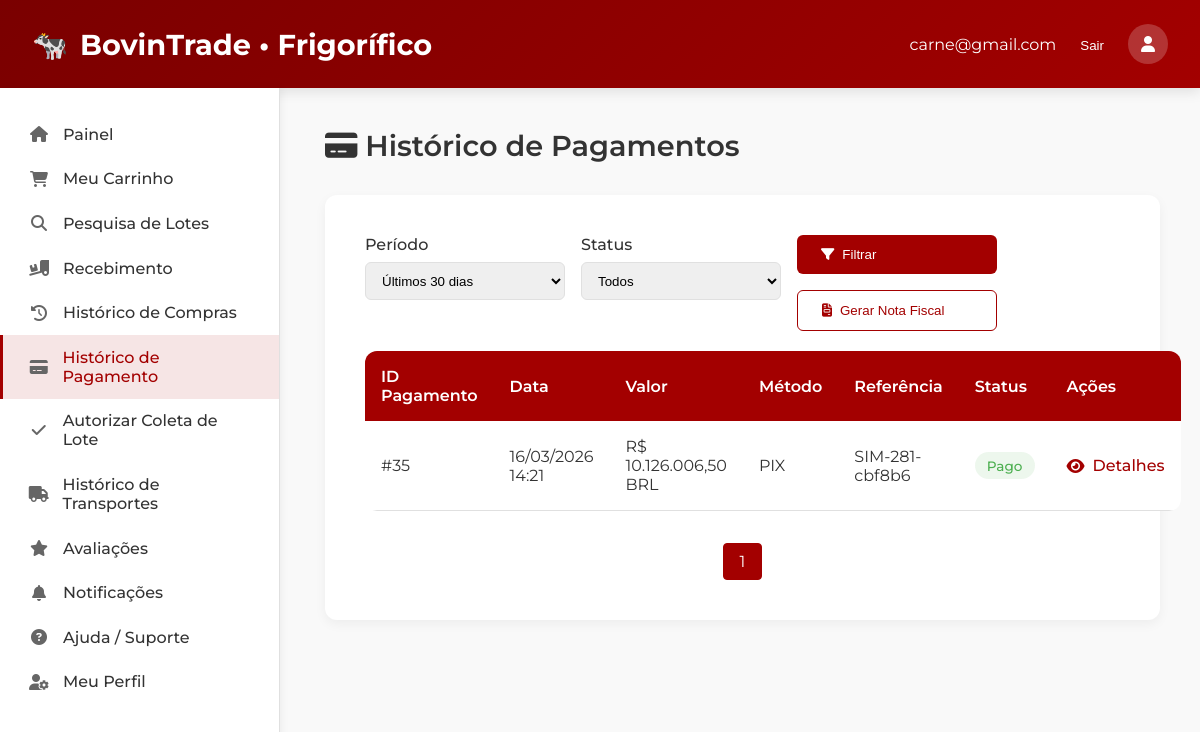
/11-historico-pagamentos.php (signed in), run on the app's committed database.
### tables this page shows
CREATE TABLE `pagamentos` (
  `id` bigint(20) UNSIGNED NOT NULL,
  `pedido_id` bigint(20) UNSIGNED NOT NULL,
  `metodo` enum('PIX','CARTAO') NOT NULL,
  `status` enum('PENDENTE','APROVADO','RECUSADO','CANCELADO','EXPIRADO') NOT NULL DEFAULT 'PENDENTE',
  `valor` decimal(12,2) NOT NULL,
  `moeda` char(3) NOT NULL DEFAULT 'BRL',
  `referencia_externa` varchar(100) DEFAULT NULL,
  `payload` longtext DEFAULT NULL CHECK (json_valid(`payload`)),
  `created_at` timestamp NOT NULL DEFAULT current_timestamp(),
  `updated_at` timestamp NOT NULL DEFAULT current_timestamp() ON UPDATE current_timestamp(),
  `confirmado_em` datetime DEFAULT NULL,
  `expiracao_em` datetime DEFAULT NULL
);

### 11-historico-pagamentos.php (the view, shortened to what this page needs)
<?php
$current_page = basename($_SERVER['PHP_SELF']);
$u = $_SESSION['usuario'];
$id_frigorifico_logado = $u['id'] ?? null;
$id_frigorifico_logado = (int) $id_frigorifico_logado;
$email = htmlspecialchars($u['email'] ?? '');
require 'conexao.php';
function e($s){ return htmlspecialchars((string)$s, ENT_QUOTES|ENT_SUBSTITUTE, 'UTF-8'); }
function brl($v){ return 'R$ ' . number_format((float)$v, 2, ',', '.'); }
function dtbr($ts){
    return date('d/m/Y H:i', strtotime($ts));
}
function status_label_class($s){
    switch (strtoupper($s)) {
        case 'APROVADO':
        case 'PAGO': return ['Pago', 'status-completed'];
    }
}
$periodo = $_GET['periodo'] ?? '30';
$status = $_GET['status'] ?? 'todos';
$ini = $_GET['ini'] ?? '';
$fim = $_GET['fim'] ?? '';
$page = max(1, (int)($_GET['page'] ?? 1));
$limit = 20;
$offset = ($page - 1) * $limit;
$where = "ped.frigorifico_id = ?";
$params = [$id_frigorifico_logado];
$types = "i";
if ($periodo === '30') {
    $where .= " AND p.created_at >= DATE_SUB(NOW(), INTERVAL 30 DAY)";
} elseif ($periodo === '90') {
    $where .= " AND p.created_at >= DATE_SUB(NOW(), INTERVAL 90 DAY)";
} elseif ($periodo === 'ano') {
    $where .= " AND YEAR(p.created_at) = YEAR(NOW())";
} elseif ($periodo === 'custom' && $ini && $fim) {
    $where .= " AND DATE(p.created_at) BETWEEN ? AND ?";
    $params[] = $ini; $types .= 's';
    $params[] = $fim; $types .= 's';
}
$sql_count = "SELECT COUNT(*) AS total
              FROM pagamentos p
              JOIN pedidos ped ON p.pedido_id = ped.id
              WHERE $where";
$stmt = $conn->prepare($sql_count);
if ($params) $stmt->bind_param($types, ...$params);
$stmt->execute();
$total_rows = (int)$stmt->get_result()->fetch_assoc()['total'];
$total_pages = max(1, (int)ceil($total_rows / $limit));
$sql = "SELECT p.id, p.pedido_id, p.metodo, p.status, p.valor, p.moeda, p.referencia_externa, p.created_at
        FROM pagamentos p
        JOIN pedidos ped ON p.pedido_id = ped.id
        WHERE $where
        ORDER BY p.created_at DESC
        LIMIT ? OFFSET ?";
$params_paged = $params;
$types_paged = $types . "ii";
$params_paged[] = $limit; $params_paged[] = $offset;
$stmt = $conn->prepare($sql);
$stmt->bind_param($types_paged, ...$params_paged);
$stmt->execute();
$rows = $stmt->get_result()->fetch_all(MYSQLI_ASSOC);
?>
<!DOCTYPE html>
<html lang="pt-br">
<head>
    <link rel="stylesheet" href="https://cdnjs.cloudflare.com/ajax/libs/font-awesome/6.4.0/css/all.min.css">
</head>
<body>
<header>
    <div style="display: flex; align-items: center; gap: 1rem;">
        <div class="logo">
            🐄
            <span>BovinTrade • Frigorífico</span>
        </div>
    </div>
    <div class="user-menu">
        <span><?php echo $email; ?></span>
        <form action="logout.php" method="post" style="display:inline;">
            <button type="submit" style="background:none; border:none; color:white; cursor:pointer;">Sair</button>
        </form>
        <div class="user-avatar"><i class="fas fa-user"></i></div>
    </div>
</header>
<div class="container">
    <aside class="sidebar">
        <ul class="sidebar-menu">
            <a href="07-painel-frigorifico.php" class="menu-item <?= $current_page === '07-painel-frigorifico.php' ? 'active' : '' ?>">
                <i class="fas fa-home"></i><span>Painel</span>
            </a>
            <a href="meu-carrinho.php" class="menu-item <?= $current_page === 'meu-carrinho.php' ? 'active' : '' ?>">
                <i class="fas fa-shopping-cart"></i><span>Meu Carrinho</span>
            </a>
            <a href="pesquisa-lotes.php" class="menu-item <?= $current_page === 'pesquisa-lotes.php' ? 'active' : '' ?>">
                <i class="fas fa-search"></i><span>Pesquisa de Lotes</span>
            </a>
            <a href="09-recebimento-lotes.php" class="menu-item <?= $current_page === '09-recebimento-lotes.php' ? 'active' : '' ?>">
                <i class="fas fa-truck-loading"></i><span>Recebimento</span>
            </a>
            <a href="10-historico-compras.php" class="menu-item <?= $current_page === '10-historico-compras.php' ? 'active' : '' ?>">
                <i class="fas fa-history"></i><span>Histórico de Compras</span>
            </a>
            <a href="11-historico-pagamentos.php" class="menu-item <?= $current_page === '11-historico-pagamentos.php' ? 'active' : '' ?>">
                <i class="fas fa-credit-card"></i><span>Histórico de Pagamento</span>
            </a>
            <a href="autorizar-coleta-frig.php" class="menu-item <?= $current_page === 'autorizar-coleta-frig.php' ? 'active' : '' ?>">
                <i class="fas fa-check"></i><span>Autorizar Coleta de Lote</span>
            </a>
            <a href="historico-transporte-frig.php" class="menu-item <?= $current_page === 'historico-transporte-frig.php' ? 'active' : '' ?>">
                <i class="fas fa-truck"></i><span>Histórico de Transportes</span>
            </a>
            <a href="12-avaliacoes.php" class="menu-item <?= $current_page === '12-avaliacoes.php' ? 'active' : '' ?>">
                <i class="fas fa-star"></i><span>Avaliações</span>
            </a>
            <a href="notificacoes-frigorifico.php" class="menu-item <?= $current_page === 'notificacoes-frigorifico.php' ? 'active' : '' ?>">
                <i class="fas fa-bell"></i><span>Notificações</span>
            </a>
            <a href="17-ajuda.php" class="menu-item <?= $current_page === '17-ajuda.php' ? 'active' : '' ?>">
                <i class="fas fa-question-circle"></i><span>Ajuda / Suporte</span>
            </a>
            <a href="meu-perfil-frigorifico.php" class="menu-item <?= $current_page === 'meu-perfil-frigorifico.php' ? 'active' : '' ?>">
                <i class="fas fa-user-cog"></i><span>Meu Perfil</span>
            </a>
        </ul>
    </aside>
    <main class="main">
        <div class="dashboard-header">
            <h1 class="dashboard-title"><i class="fas fa-credit-card"></i> Histórico de Pagamentos</h1>
        </div>
        <div class="history-container">
            <form class="filters" method="get">
                <div class="filter-group">
                    <label>Período</label>
                    <select name="periodo" onchange="toggleCustom(this.value)">
                        <option value="30" <?= $periodo==='30'?'selected':'' ?>>Últimos 30 dias</option>
                    </select>
                </div>
                <div class="filter-group">
                    <label>Status</label>
                    <select name="status">
                        <option value="todos" <?= $status==='todos'?'selected':'' ?>>Todos</option>
                    </select>
                </div>
                <div class="filter-group" style="align-self:end; display: flex; gap: 1rem;">
                    <button type="submit" class="btn btn-primary"><i class="fas fa-filter"></i> Filtrar</button>
                    <button type="button" class="btn btn-outline" id="generateInvoiceBtn"><i class="fas fa-file-invoice"></i> Gerar Nota Fiscal</button>
                </div>
            </form>
            <table class="payments-table">
                <thead>
                    <tr>
                        <th>ID Pagamento</th>
                        <th>Data</th>
                        <th>Valor</th>
                        <th>Método</th>
                        <th>Referência</th>
                        <th>Status</th>
                        <th>Ações</th>
                    </tr>
                </thead>
                <tbody>
                <?php if (!$rows): ?>
                    <tr><td colspan="7">Nenhum pagamento encontrado.</td></tr>
                <?php else: foreach ($rows as $r):
                    [$label,$cls] = status_label_class($r['status']);
                ?>
                    <tr>
                        <td>#<?= (int)$r['id'] ?></td>
                        <td><?= e(dtbr($r['created_at'])) ?></td>
                        <td><?= brl($r['valor']).' '.e($r['moeda']) ?></td>
                        <td><?= e($r['metodo']) ?></td>
                        <td><?= e($r['referencia_externa']) ?></td>
                        <td><span class="status-badge <?= e($cls) ?>"><?= e($label) ?></span></td>
                        <td>
                            <a href="#" class="view-details" data-id="<?= (int)$r['id'] ?>">
                                <i class="fas fa-eye"></i> Detalhes
                            </a>
                        </td>
                    </tr>
                <?php endforeach; endif; ?>
                </tbody>
            </table>
            <div class="pagination">
                <?php for ($p=1;$p<=$total_pages;$p++):
                    $q = $_GET; $q['page']=$p; $url = '?'.http_build_query($q);
                ?>
                    <a class="page-item <?= $p===$page?'active':'' ?>" href="<?= e($url) ?>"><?= $p ?></a>
                <?php endfor; ?>
            </div>
        </div>
    </main>
</div>
</body>
</html>

### 11-historico-pagamentos.php (style rules this page uses)
:root { --primary: #a30000; --primary-dark: #7a0000; --text: #333333; --text-light: #666666; --background: #ffffff; --border: #e0e0e0; --success: #4CAF50; --warning: #FF9800; --info: #2196F3; }
* { margin:0; padding:0; box-sizing:border-box; }
body { font-family:'Montserrat',sans-serif; background:#f9f9f9; color:var(--text); overflow-x: hidden; }
header { background:linear-gradient(135deg,var(--primary-dark),var(--primary)); color:white; padding:1.5rem 2rem; display:flex; justify-content:space-between; align-items:center; box-shadow:0 4px 12px rgba(0,0,0,0.1); }
.logo { font-size:1.8rem; font-weight:700; display:flex; align-items:center; gap:0.75rem; }
.user-menu { display:flex; align-items:center; gap:1.5rem; }
.user-avatar { width:40px; height:40px; border-radius:50%; background-color:rgba(255,255,255,0.2); display:flex; align-items:center; justify-content:center; }
.container { display:flex; min-height:calc(100vh - 76px); width: 100%; }
.sidebar { width:280px; background:var(--background); border-right:1px solid var(--border); padding:1.5rem 0; box-shadow:2px 0 8px rgba(0,0,0,0.05); flex-shrink:0; transition: transform 0.3s ease; }
.sidebar-menu { list-style:none; }
.menu-item { padding:0.8rem 1.5rem; display:flex; align-items:center; gap:0.75rem; color:var(--text); text-decoration:none; font-weight:500; border-left:3px solid transparent; transition:0.2s; }
.menu-item i { width:24px; text-align:center; color:var(--text-light); }
.menu-item.active { background-color:rgba(163,0,0,0.1); color:var(--primary); border-left:3px solid var(--primary); }
.main { flex:1; padding:2.5rem; min-width:0; }
.dashboard-header { display:flex; justify-content:space-between; align-items:center; margin-bottom:2rem; }
.dashboard-title { font-size:1.8rem; font-weight:600; color:var(--text); }
.btn { padding:0.75rem 1.5rem; border-radius:6px; font-weight:500; cursor:pointer; transition: all 0.2s; border:none; display:inline-flex; align-items:center; gap:0.5rem; }
.btn-primary { background-color: var(--primary); color:white; }
.btn-outline { background-color:transparent; color:var(--primary); border:1px solid var(--primary); }
.history-container { background: var(--background); border-radius: 12px; padding: 2.5rem; box-shadow: 0 4px 12px rgba(0,0,0,.05); }
.filters { display: flex; gap: 1rem; margin-bottom: 1.25rem; flex-wrap: wrap; }
.filter-group { display: flex; flex-direction: column; min-width: 200px; }
.filter-group label { margin-bottom: 0.5rem; font-weight: 500; color: var(--text); }
.filter-group select, .filter-group input[type="date"] { padding: .6rem .75rem; border: 1px solid var(--border); border-radius: 6px; }
.payments-table { width: 100%; border-collapse: collapse; margin-top: 1rem; background: var(--background); border-radius: 12px; overflow: hidden; }
.payments-table th { background-color: var(--primary); color: white; padding: 1rem; text-align: left; font-weight: 600; }
.payments-table td { padding: 1rem; border-bottom: 1px solid var(--border); }
.status-badge { padding: .35rem .75rem; border-radius: 20px; font-size: .85rem; font-weight: 500; display: inline-block; }
.status-completed { background: rgba(76,175,80,0.1); color: var(--success); }
.view-details { color: var(--primary); text-decoration: none; font-weight: 500; display: flex; align-items: center; gap: .5rem; }
.pagination { display: flex; justify-content: center; margin-top: 2rem; gap: .5rem; }
.page-item { padding: .5rem 1rem; border: 1px solid var(--border); border-radius: 4px; cursor: pointer; background: #fff; text-decoration: none; color: var(--text); }
.page-item.active { background-color: var(--primary); color: white; border-color: var(--primary); }

### data on the page
pagamentos: id "35", created_at "16/03/2026 14:21", valor "R$ 10.126.006,50", moeda "BRL", metodo "PIX", referencia_externa "SIM-281-cbf8b6", label "Pago"

### other printed values
$email "carne@gmail.com"
